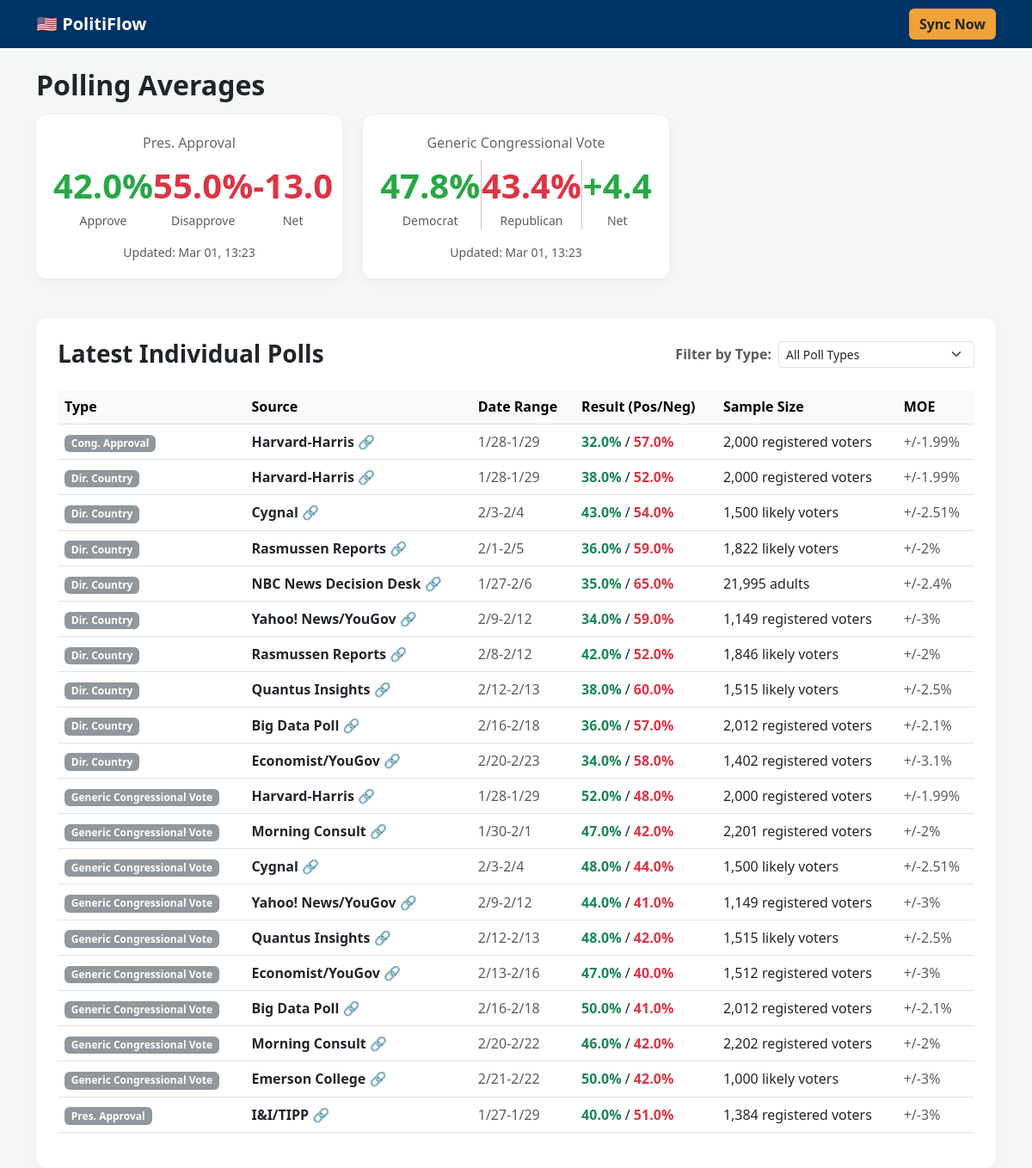
The page / on the database its author committed.
### models.py (models this page shows)
class PollAverage(SQLModel, table=True):
    id: Optional[int] = Field(default=None, primary_key=True)
    poll_type: str
    positive_avg: float
    negative_avg: float
    net_avg: float
    date_updated: datetime = Field(default_factory=datetime.utcnow)

class Poll(SQLModel, table=True):
    id: Optional[int] = Field(default=None, primary_key=True)
    poll_type: str
    source: str
    source_url: Optional[str] = None
    date_range: str
    positive_result: float
    negative_result: float
    sample_size: str
    margin_of_error: str
    created_at: datetime = Field(default_factory=datetime.utcnow)

### main.py (the view)
@app.get("/", response_class=HTMLResponse)
async def index(request: Request, poll_type: Optional[str] = None, session: Session = Depends(get_session)):
    averages_raw = session.exec(select(PollAverage).order_by(PollAverage.id.desc())).all()
    latest_averages = {}
    for a in averages_raw:
        if a.poll_type not in latest_averages:
            latest_averages[a.poll_type] = a
    highlighted_types = ["Pres. Approval", "Generic Congressional Vote"]
    averages = []
    for t in highlighted_types:
        if t in latest_averages:
            averages.append(latest_averages[t])
    poll_types = session.exec(select(Poll.poll_type).distinct()).all()
    query = select(Poll).order_by(Poll.id.desc())
    if poll_type:
        query = query.where(Poll.poll_type == poll_type)
    polls = session.exec(query.limit(20)).all()
    return templates.TemplateResponse("index.html", {
        "request": request,
        "averages": averages,
        "polls": polls,
        "poll_types": poll_types,
        "current_filter": poll_type
    })

### templates/index.html (shortened to what this page needs)
<!DOCTYPE html>
<html lang="en">
<head>
    <link href="https://cdn.jsdelivr.net/npm/bootstrap@5.3.0/dist/css/bootstrap.min.css" rel="stylesheet">
</head>
<body>
<nav class="navbar navbar-dark mb-4">
    <div class="container">
        <a class="navbar-brand fw-bold" href="#">🇺🇸 PolitiFlow</a>
        <button class="btn btn-sync" onclick="syncData()" id="syncBtn">Sync Now</button>
    </div>
</nav>
<div class="container">
    <div class="row mb-4">
        <div class="col-12">
            <h2 class="fw-bold mb-3">Polling Averages</h2>
        </div>
        {% for avg in averages %}
        <div class="col-md-4 mb-3">
            <div class="card stat-card">
                <div class="stat-label mb-2">{{ avg.poll_type }}</div>
                <div class="d-flex justify-content-around align-items-center">
                    <div>
                        <div class="stat-value pos">{{ avg.positive_avg }}%</div>
                        <div class="small text-muted">
                            {% if avg.poll_type == 'Generic Congressional Vote' %}Democrat{% elif avg.poll_type == 'Pres. Approval' %}Approve{% else %}Positive{% endif %}
                        </div>
                    </div>
                    <div>
                        <div class="stat-value neg">{{ avg.negative_avg }}%</div>
                        <div class="small text-muted">
                            {% if avg.poll_type == 'Generic Congressional Vote' %}Republican{% elif avg.poll_type == 'Pres. Approval' %}Disapprove{% else %}Negative{% endif %}
                        </div>
                    </div>
                    <div>
                        <div class="stat-value {% if avg.net_avg >= 0 %}pos{% else %}neg{% endif %}">
                            {% if avg.net_avg > 0 %}+{% endif %}{{ avg.net_avg }}
                        </div>
                        <div class="small text-muted">Net</div>
                    </div>
                </div>
                <div class="mt-3 small text-muted">Updated: {{ avg.date_updated.strftime('%b %d, %H:%M') }}</div>
            </div>
        </div>
        {% endfor %}
    </div>
    <div class="table-container">
        <div class="d-flex justify-content-between align-items-center mb-4">
            <h3 class="fw-bold mb-0">Latest Individual Polls</h3>
            <div class="d-flex align-items-center">
                <label for="pollFilter" class="me-2 text-muted fw-semibold">Filter by Type:</label>
                <select class="form-select form-select-sm" id="pollFilter" onchange="filterPolls(this.value)" style="width: auto; min-width: 200px;">
                    <option value="">All Poll Types</option>
                </select>
            </div>
        </div>
        <div class="table-responsive">
            <table class="table table-hover align-middle">
                <thead class="table-light">
                    <tr>
                        <th>Type</th>
                        <th>Source</th>
                        <th>Date Range</th>
                        <th>Result (Pos/Neg)</th>
                        <th>Sample Size</th>
                        <th>MOE</th>
                    </tr>
                </thead>
                <tbody>
                    {% for poll in polls %}
                    <tr>
                        <td><span class="badge bg-secondary opacity-75">{{ poll.poll_type }}</span></td>
                        <td class="fw-semibold">
                            {% if poll.source_url %}
                            <a href="{{ poll.source_url }}" target="_blank" class="text-decoration-none text-dark">{{ poll.source }} 🔗</a>
                            {% else %}
                            {{ poll.source }}
                            {% endif %}
                        </td>
                        <td class="text-muted">{{ poll.date_range }}</td>
                        <td>
                            <span class="text-success fw-bold">{{ poll.positive_result }}%</span> /
                            <span class="text-danger fw-bold">{{ poll.negative_result }}%</span>
                        </td>
                        <td>{{ poll.sample_size }}</td>
                        <td class="text-muted">{{ poll.margin_of_error }}</td>
                    </tr>
                    {% endfor %}
                </tbody>
            </table>
        </div>
    </div>
</div>
</body>
</html>

### templates/index.html (style rules this page uses)
body { background-color: #f4f7f6; font-family: 'Segoe UI', Tahoma, Geneva, Verdana, sans-serif; }
.navbar { background-color: #003366; }
.card { border: none; border-radius: 12px; box-shadow: 0 4px 12px rgba(0,0,0,0.05); }
.stat-card { text-align: center; padding: 20px; transition: transform 0.2s; }
.stat-value { font-size: 2.5rem; font-weight: 800; }
.stat-label { color: #666; font-weight: 500; }
.pos { color: #28a745; }
.neg { color: #dc3545; }
.table-container { background: white; border-radius: 12px; padding: 25px; margin-top: 30px; box-shadow: 0 4px 12px rgba(0,0,0,0.05); }
.btn-sync { background-color: #f0a236; border: none; font-weight: bold; }

### rows shown on the page
PollAverage: poll_type "Pres. Approval", positive_avg "42.0", shows "Approve", negative_avg "55.0", shows "Disapprove", net_avg "-13.0", date_updated "Mar 01, 13:23"
PollAverage: poll_type "Generic Congressional Vote", positive_avg "47.8", shows "Democrat", negative_avg "43.4", shows "Republican", net_avg "4.4", date_updated "Mar 01, 13:23"
Poll: poll_type "Cong. Approval", source "Harvard-Harris", date_range "1/28-1/29", positive_result "32.0", negative_result "57.0", sample_size "2,000 registered voters", margin_of_error "+/-1.99%"
Poll: poll_type "Dir. Country", source "Harvard-Harris", date_range "1/28-1/29", positive_result "38.0", negative_result "52.0", sample_size "2,000 registered voters", margin_of_error "+/-1.99%"
Poll: poll_type "Dir. Country", source "Cygnal", date_range "2/3-2/4", positive_result "43.0", negative_result "54.0", sample_size "1,500 likely voters", margin_of_error "+/-2.51%"
Poll: poll_type "Dir. Country", source "Rasmussen Reports", date_range "2/1-2/5", positive_result "36.0", negative_result "59.0", sample_size "1,822 likely voters", margin_of_error "+/-2%"
Poll: poll_type "Dir. Country", source "NBC News Decision Desk", date_range "1/27-2/6", positive_result "35.0", negative_result "65.0", sample_size "21,995 adults", margin_of_error "+/-2.4%"
Poll: poll_type "Dir. Country", source "Yahoo! News/YouGov", date_range "2/9-2/12", positive_result "34.0", negative_result "59.0", sample_size "1,149 registered voters", margin_of_error "+/-3%"
Poll: poll_type "Dir. Country", source "Rasmussen Reports", date_range "2/8-2/12", positive_result "42.0", negative_result "52.0", sample_size "1,846 likely voters", margin_of_error "+/-2%"
Poll: poll_type "Dir. Country", source "Quantus Insights", date_range "2/12-2/13", positive_result "38.0", negative_result "60.0", sample_size "1,515 likely voters", margin_of_error "+/-2.5%"
Poll: poll_type "Dir. Country", source "Big Data Poll", date_range "2/16-2/18", positive_result "36.0", negative_result "57.0", sample_size "2,012 registered voters", margin_of_error "+/-2.1%"
Poll: poll_type "Dir. Country", source "Economist/YouGov", date_range "2/20-2/23", positive_result "34.0", negative_result "58.0", sample_size "1,402 registered voters", margin_of_error "+/-3.1%"
Poll: poll_type "Generic Congressional Vote", source "Harvard-Harris", date_range "1/28-1/29", positive_result "52.0", negative_result "48.0", sample_size "2,000 registered voters", margin_of_error "+/-1.99%"
Poll: poll_type "Generic Congressional Vote", source "Morning Consult", date_range "1/30-2/1", positive_result "47.0", negative_result "42.0", sample_size "2,201 registered voters", margin_of_error "+/-2%"
Poll: poll_type "Generic Congressional Vote", source "Cygnal", date_range "2/3-2/4", positive_result "48.0", negative_result "44.0", sample_size "1,500 likely voters", margin_of_error "+/-2.51%"
Poll: poll_type "Generic Congressional Vote", source "Yahoo! News/YouGov", date_range "2/9-2/12", positive_result "44.0", negative_result "41.0", sample_size "1,149 registered voters", margin_of_error "+/-3%"
Poll: poll_type "Generic Congressional Vote", source "Quantus Insights", date_range "2/12-2/13", positive_result "48.0", negative_result "42.0", sample_size "1,515 likely voters", margin_of_error "+/-2.5%"
Poll: poll_type "Generic Congressional Vote", source "Economist/YouGov", date_range "2/13-2/16", positive_result "47.0", negative_result "40.0", sample_size "1,512 registered voters", margin_of_error "+/-3%"
Poll: poll_type "Generic Congressional Vote", source "Big Data Poll", date_range "2/16-2/18", positive_result "50.0", negative_result "41.0", sample_size "2,012 registered voters", margin_of_error "+/-2.1%"
Poll: poll_type "Generic Congressional Vote", source "Morning Consult", date_range "2/20-2/22", positive_result "46.0", negative_result "42.0", sample_size "2,202 registered voters", margin_of_error "+/-2%"
Poll: poll_type "Generic Congressional Vote", source "Emerson College", date_range "2/21-2/22", positive_result "50.0", negative_result "42.0", sample_size "1,000 likely voters", margin_of_error "+/-3%"
Poll: poll_type "Pres. Approval", source "I&I/TIPP", date_range "1/27-1/29", positive_result "40.0", negative_result "51.0", sample_size "1,384 registered voters", margin_of_error "+/-3%"
